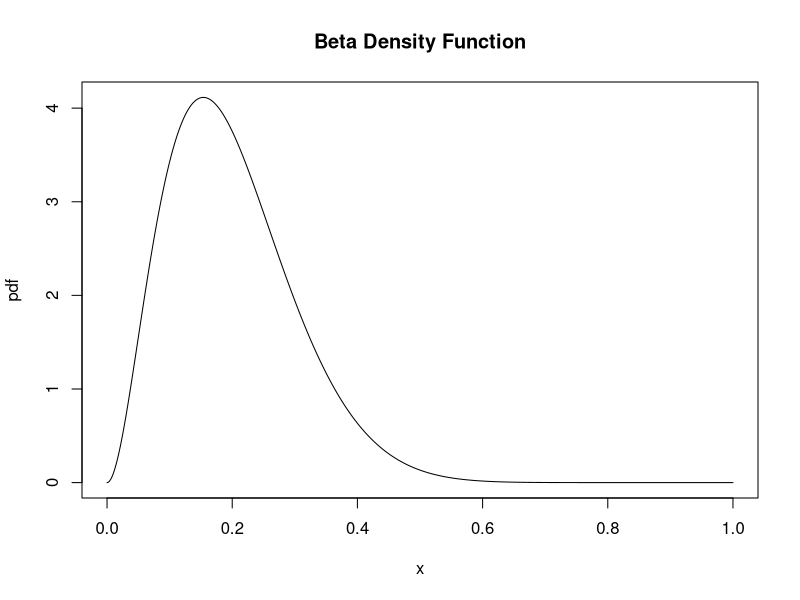
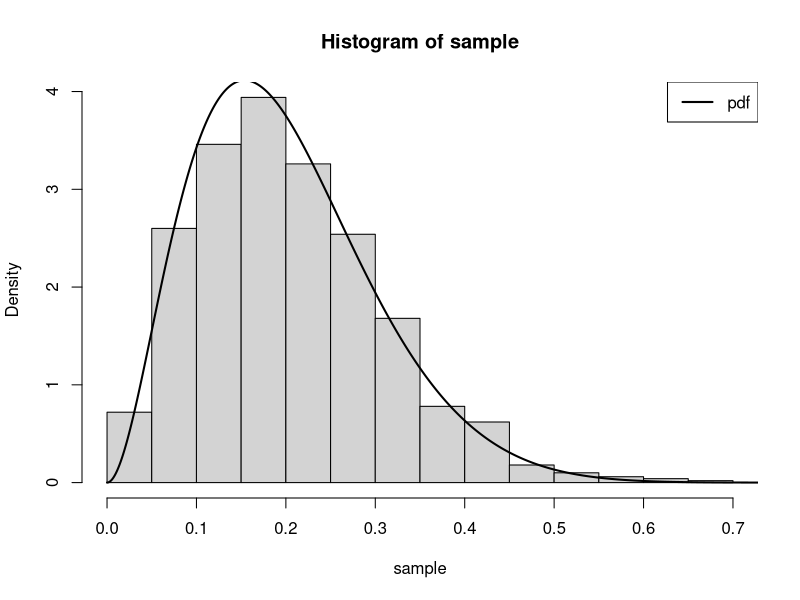
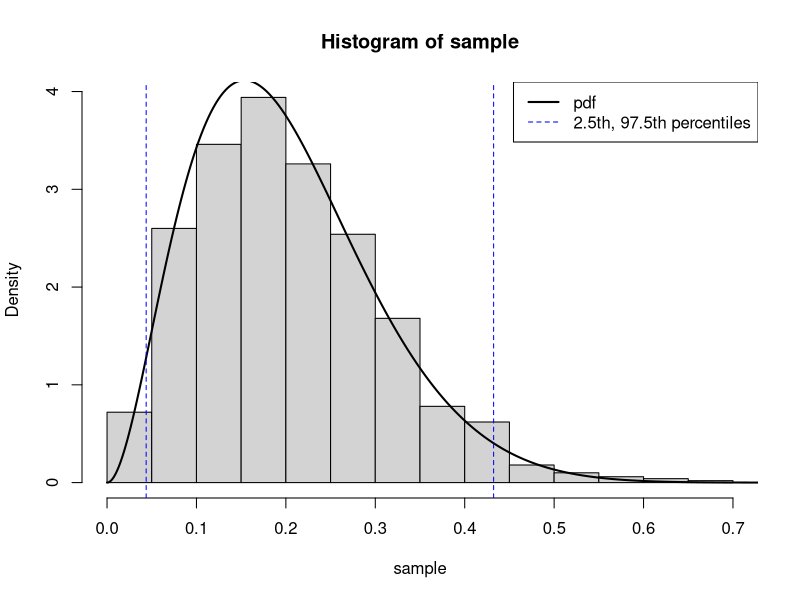

R code for these plots, in order:
## ---- chunk 1
# This chunk sets echo = TRUE as default, that is, print all code.
# knitr::opts_chunk$set can be used to set other notebook generation options, too.
# include=FALSE inside curly brackets makes this block not be included in the pdf.
knitr::opts_chunk$set(echo = TRUE)
## ---- chunk 2
# define parameters
mu <-  0.2
sigma_2 <- 0.01
a <- mu*(mu*(1-mu)/sigma_2 - 1)
b <- a*(1-mu)/mu

# sequence of values
x <- seq(0, 1, by = 0.001)

# density
beta <- dbeta(x, shape1 = a, shape2 = b)

# plot
plot(x, beta, type = "l", ylab = "pdf", main = "Beta Density Function")

## ---- chunk 3
# set seed to replicate always same plot
set.seed(100)

# random sample of 1,000 numbers
sample <- rbeta(1000, a, b)

# plot histogram with densities instead of frequencies
hist(sample, freq = FALSE)

# plot beta density function in same plot to compare
lines(x, beta, lwd = 2)

# add legend
legend("topright", legend = c("pdf"), lwd = 2)

## ---- chunk 4
# sample mean and variance
s_mean <- mean(sample)
s_var <- var(sample)

# true mean and variance of the beta distribution
mean <- a / (a + b)
var <- (a * b) / ((a + b + 1)*(a + b)^2)


cat("sample mean:", s_mean)
cat("sample variance:", s_var)

cat("true mean:", mean)
cat("true variance:", var)
## ---- chunk 5
q <- quantile(sample, probs = c(0.025, 0.975))

q
## ---- chunk 6

# plot histogram with densities instead of frequencies
hist(sample, freq = FALSE)

# plot beta density function in same plot to compare
lines(x, beta, lwd = 2)

# add vertical lines marking the central 95% probability interval
abline(v = q, col = "blue", lty = 2)

# add legend
legend("topright", legend = c("pdf", "2.5th, 97.5th percentiles"),
       col = c("black", "blue"), lwd = c(2, 1), lty = c(1, 2))

## ---- chunk 7
p_positive_1 = (.98*(1/1000))
p_positive_0 = (.04*(1-1/1000))
p_negative_1 = (.02*(1/1000))
p_negative_0 = (.96*(1-1/1000))

p_positive = 0.98*(1/1000) + 0.04*(1-1/1000)
p_negative = 0.02*(1/1000) + 0.96*(1-1/1000)

p_1_p_bayes = p_positive_1/p_positive
p_0_p_bayes = p_positive_0/p_positive
p_1_n_bayes = p_negative_1/p_negative
p_0_n_bayes = p_negative_0/p_negative
## ---- chunk 8
# define matrix
boxes <- matrix(c(2,4,1,5,1,3), ncol = 2,
                dimnames = list(c("A", "B", "C"), c("red", "white")))

# define functions
p_red <- function(boxes) {
  
  p_boxes <- c(0.4, 0.1, 0.5)
  prob <- (boxes[1]/sum(boxes[1,]))*p_boxes[1] + 
    boxes[2]/sum(boxes[2,])*p_boxes[2] + 
    boxes[3]/sum(boxes[3,])*p_boxes[3] 
  
  return(prob)
}


p_box <- function(boxes) {
  
  p_boxes <- c(0.4, 0.1, 0.5)
  p_A <- ((boxes[1]/sum(boxes[1,]))*p_boxes[1])/p_red(boxes)
  p_B <- ((boxes[2]/sum(boxes[2,]))*p_boxes[2])/p_red(boxes)
  p_C <- ((boxes[3]/sum(boxes[3,]))*p_boxes[3])/p_red(boxes)
  
  return(c(p_A, p_B, p_C))
}

## ---- chunk 9
p_red(boxes)
## ---- chunk 10
p_box(boxes)
## ---- chunk 11
p_identical_twin <- function(fraternal_prob, identical_prob) {
  
  p_ss_ft <- 1/2
  p_ss <- p_ss_ft * fraternal_prob + 1 * identical_prob
  p_it_ss <- (1*identical_prob)/p_ss
  
  return(p_it_ss)
}

p_identical_twin(1/150, 1/400)
